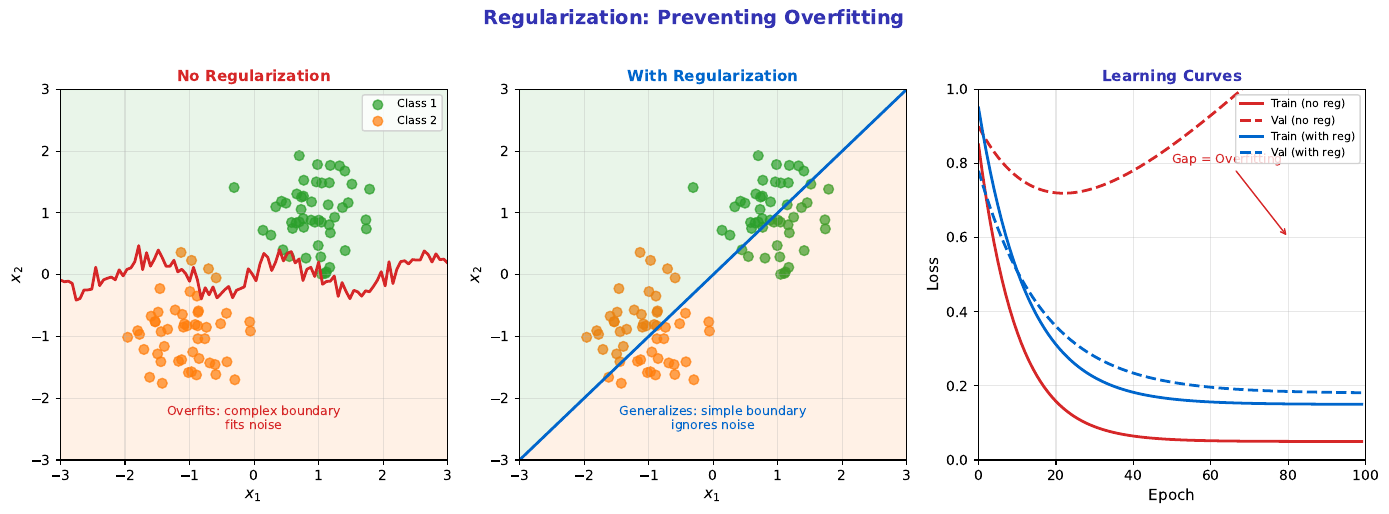

Recreate this plot in Python.
"""
Regularization Comparison - Effect on Decision Boundaries
Module 3: Training Neural Networks
"""

import matplotlib.pyplot as plt
import numpy as np

CHART_METADATA = {
    'title': 'Regularization Comparison',
    'url': 'https://github.com/QuantLet/neural-networks-introduction/tree/main/regularization_comparison'
}

# Colors
mlpurple = '#3333B2'
mlblue = '#0066CC'
mlorange = '#FF7F0E'
mlgreen = '#2CA02C'
mlred = '#D62728'
mlgray = '#7F7F7F'

fig, axes = plt.subplots(1, 3, figsize=(14, 5))

np.random.seed(42)

# Generate data
n = 50
X1_class1 = np.random.randn(n, 2) * 0.5 + np.array([1, 1])
X1_class2 = np.random.randn(n, 2) * 0.5 + np.array([-1, -1])

# Grid for decision boundary
xx, yy = np.meshgrid(np.linspace(-3, 3, 100), np.linspace(-3, 3, 100))

# ==================== LEFT: No Regularization ====================
ax = axes[0]

ax.scatter(X1_class1[:, 0], X1_class1[:, 1], c=mlgreen, s=50, alpha=0.7, label='Class 1')
ax.scatter(X1_class2[:, 0], X1_class2[:, 1], c=mlorange, s=50, alpha=0.7, label='Class 2')

# Complex (overfitting) decision boundary
# Simulate wiggling boundary
theta = np.linspace(-3, 3, 100)
boundary = 0.3 * np.sin(3 * theta) + np.random.randn(100) * 0.1
ax.plot(theta, boundary, color=mlred, linewidth=2)
ax.fill_between(theta, boundary, 3, alpha=0.1, color=mlgreen)
ax.fill_between(theta, -3, boundary, alpha=0.1, color=mlorange)

ax.set_xlabel('$x_1$', fontsize=11)
ax.set_ylabel('$x_2$', fontsize=11)
ax.set_title('No Regularization', fontsize=11, fontweight='bold', color=mlred)
ax.legend(loc='upper right', fontsize=8)
ax.set_xlim(-3, 3)
ax.set_ylim(-3, 3)
ax.grid(True, alpha=0.3)

ax.text(0, -2.5, 'Overfits: complex boundary\nfits noise', fontsize=9, ha='center', color=mlred)

# ==================== MIDDLE: With Regularization ====================
ax = axes[1]

ax.scatter(X1_class1[:, 0], X1_class1[:, 1], c=mlgreen, s=50, alpha=0.7)
ax.scatter(X1_class2[:, 0], X1_class2[:, 1], c=mlorange, s=50, alpha=0.7)

# Simple (regularized) decision boundary
ax.plot([-3, 3], [-3, 3], color=mlblue, linewidth=2)
ax.fill_between([-3, 3], [-3, 3], [3, 3], alpha=0.1, color=mlgreen)
ax.fill_between([-3, 3], [-3, -3], [-3, 3], alpha=0.1, color=mlorange)

ax.set_xlabel('$x_1$', fontsize=11)
ax.set_ylabel('$x_2$', fontsize=11)
ax.set_title('With Regularization', fontsize=11, fontweight='bold', color=mlblue)
ax.set_xlim(-3, 3)
ax.set_ylim(-3, 3)
ax.grid(True, alpha=0.3)

ax.text(0, -2.5, 'Generalizes: simple boundary\nignores noise', fontsize=9, ha='center', color=mlblue)

# ==================== RIGHT: Learning Curves ====================
ax = axes[2]

epochs = np.arange(100)

# No regularization
train_no_reg = 0.8 * np.exp(-0.1 * epochs) + 0.05
val_no_reg = 0.6 * np.exp(-0.05 * epochs) + 0.3 + 0.01 * epochs

# With regularization
train_reg = 0.8 * np.exp(-0.08 * epochs) + 0.15
val_reg = 0.6 * np.exp(-0.06 * epochs) + 0.18

ax.plot(epochs, train_no_reg, color=mlred, linewidth=2, label='Train (no reg)')
ax.plot(epochs, val_no_reg, color=mlred, linewidth=2, linestyle='--', label='Val (no reg)')
ax.plot(epochs, train_reg, color=mlblue, linewidth=2, label='Train (with reg)')
ax.plot(epochs, val_reg, color=mlblue, linewidth=2, linestyle='--', label='Val (with reg)')

ax.set_xlabel('Epoch', fontsize=11)
ax.set_ylabel('Loss', fontsize=11)
ax.set_title('Learning Curves', fontsize=11, fontweight='bold', color=mlpurple)
ax.legend(loc='upper right', fontsize=8)
ax.grid(True, alpha=0.3)
ax.set_xlim(0, 100)
ax.set_ylim(0, 1)

# Annotation
ax.annotate('Gap = Overfitting', xy=(80, 0.6), xytext=(50, 0.8),
            fontsize=9, color=mlred,
            arrowprops=dict(arrowstyle='->', color=mlred))

fig.suptitle('Regularization: Preventing Overfitting',
             fontsize=14, fontweight='bold', color=mlpurple, y=1.02)

plt.tight_layout()
plt.savefig('regularization_comparison.pdf', format='pdf', bbox_inches='tight', dpi=300)
plt.savefig('regularization_comparison.png', format='png', bbox_inches='tight', dpi=300)
plt.close()

print("Generated: regularization_comparison.pdf")
